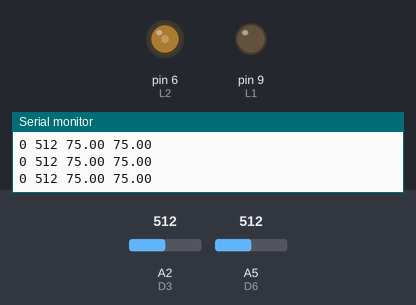
The sketch below on a simulated Arduino Nano, built with avr-gcc and run on an emulated ATmega328P. Shown: output pins drawn as LEDs (lit = HIGH), the last lines printed to the serial monitor. The test bench sets the inputs (shaded band); at power-on: A5 (D6) = 512, A2 (D3) = 512. Pins used as bus, display or sensor lines are not drawn.

Above: at 1.2 s.
1.3 s: A5 (D6) set to 900
At 2.4 s:
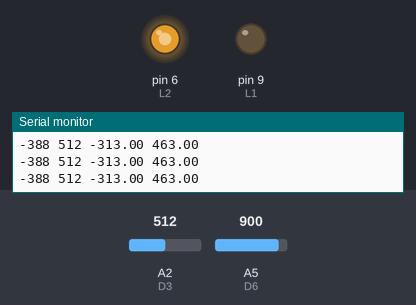
2.8 s: A2 (D3) set to 559
At 3.9 s:
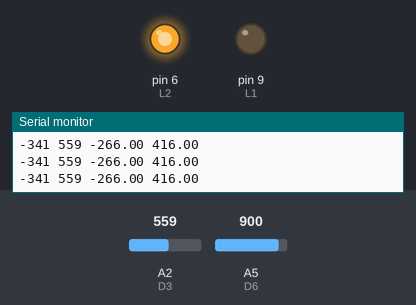
4.3 s: A2 (D3) set to 569
At 5.5 s:
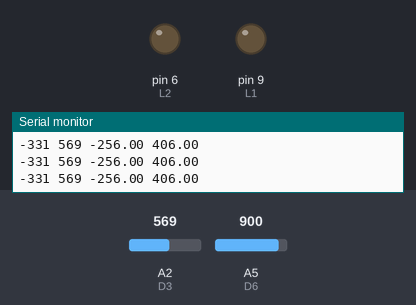
5.8 s: A5 (D6) set to 511
At 6.8 s:
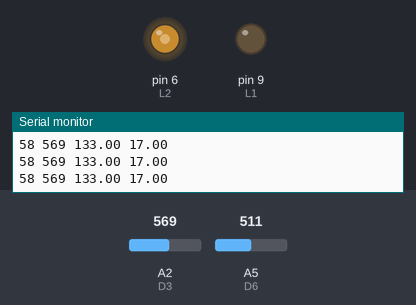
7.3 s: A2 (D3) set to 716
At 7.6 s:
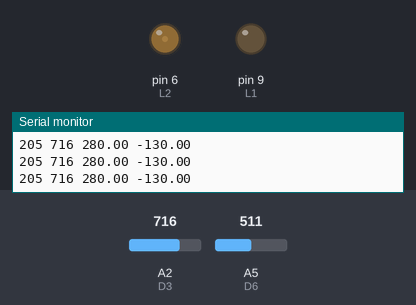
8.8 s: A2 (D3) set to 1023
At 9.6 s:
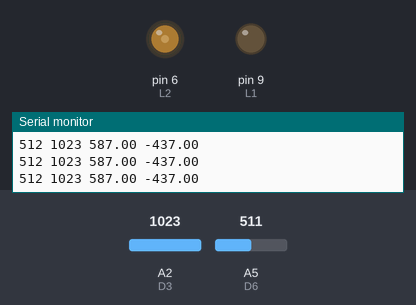
Timing chart, 0 to 11.3 s (numbered marks = the images above; inputs shaded):
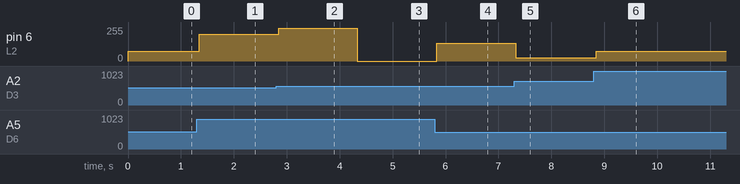

Measured:
- the behaviour switches between 568 and 569 on A2 (D3) (found by bisection; images 2 and 3)
- after the input at 1.3 s, pin 6 (L2): 75/255 → 199/255 at once
- after the input at 2.8 s, pin 6 (L2): 199/255 → 246/255 after 0.05 s
- after the input at 4.3 s, pin 6 (L2): 246/255 → 0/255 at once
- after the input at 5.8 s, pin 6 (L2): 0/255 → 133/255 at once
- after the input at 7.3 s, pin 6 (L2): 133/255 → 24/255 at once
- after the input at 8.8 s, pin 6 (L2): 24/255 → 75/255 after 0.05 s

The sketch:

robot6.ino
```cpp
#define D1 A0
#define D2 A1
#define D3 A2
#define D4 A3
#define D5 A4
#define D6 A5
#define D7 A6
#define D8 A7
#define DL 2
#define DR 3

#define L1 9
#define L2 6
#define R1 11
#define R2 10

int kp = 1.2;
float kk = 0;
int d = 25;
int black = 975;
int mid_sp = 75;
int max_sp = 25;
int flag;
int i;
int err;

void setup() {
  pinMode(L1, OUTPUT);
  pinMode(L2, OUTPUT);
  pinMode(R1, OUTPUT);
  pinMode(R2, OUTPUT);
  pinMode(DL, INPUT_PULLUP);
  pinMode(DR, INPUT_PULLUP);
  Serial.begin(9600);
}

void loop() {
  err = analogRead(D3) - analogRead(D6);
  Serial.print(err);
  Serial.print(" ");
  Serial.print(analogRead(D3));
  Serial.print(" ");
  Serial.print(mid_sp + ((kp * err) + kk * pow(err, 3)));
  Serial.print(" ");
  Serial.println(mid_sp - ((kp * err) + kk * pow(err, 3)));
  digitalWrite(L1, LOW);
  digitalWrite(R1, LOW);
  analogWrite(L2, mid_sp + ((kp * err) + kk * pow(err, 3)));
  analogWrite(R2, mid_sp - ((kp * err) + kk * pow(err, 3)));
}
```
